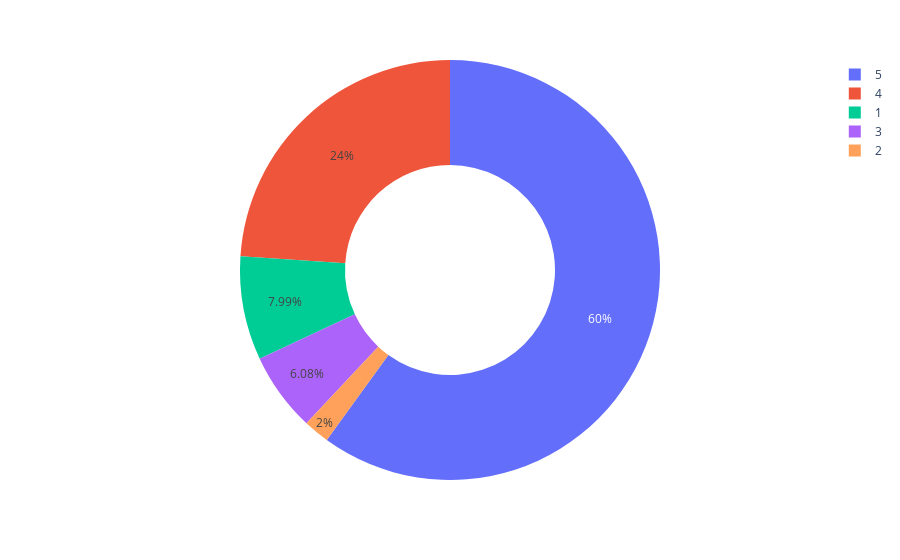

Write notebook code for a chart like this one.
### Code cell
ratings = data["Rating"].value_counts()
numbers = ratings.index
quantity = ratings.values

import plotly.express as px
figure = px.pie(data, 
             values=quantity, 
             names=numbers,hole = 0.5)
figure.show()

### Figure 1 — Plotly figure (JSON) as saved in the notebook; plotly's stock layout.template omitted (floating-point values rounded to 4 significant figures)
{"data": [{"domain": {"x": [0, 1], "y": [0, 1]}, "hole": 0.5, "hovertemplate": "label=%{label}<br>value=%{value}<extra></extra>", "labels": [5, 4, 1, 3, 2], "legendgroup": "", "name": "", "showlegend": true, "type": "pie", "values": [1382, 552, 184, 140, 46]}], "layout": {"legend": {"tracegroupgap": 0}, "margin": {"t": 60}}}
